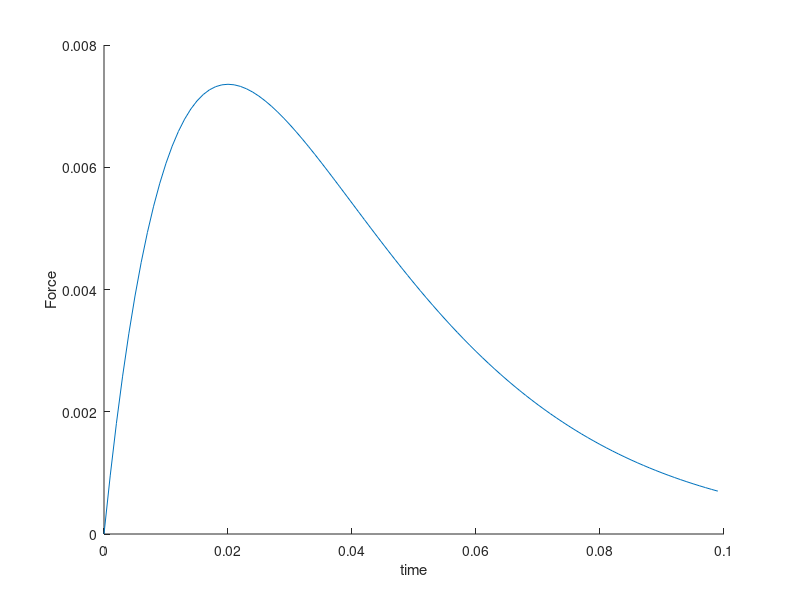

Source code (MATLAB):
% function SRMForce
clf; clear all;

% dt = 0.02; % 20ms, tau = 1, Fmax = 0.3679, period = 9.18sec 460steps (300-400 ok)
dt = 0.001; % 1ms, tau = 1, Fmax = 0.36788, period = 9.199sec, 9200steps
% dt = 0.001; % 1ms, tau = 0.02, Fmax = 0.0073576, period = 0.179sec, 180steps
% tau = 1; % 
% tau = 0.5; % dt = 0.02, Fmax = 0.18394, period = 4.38sec, 220steps
tau = 0.02; % dt = 0.001, Fmax = 0.0073576, period = 0.18sec, 10steps
last_steps = 100; % 460, 8000, 9200

steps = []; F = []; push = [];

tic
for step = 1:last_steps
    steps(step) = (step - 1)*dt;
    t = steps(step);
    F(step) = t*exp(-t/tau);
end

disp(['steps(end): ' num2str(steps(end)) ', F(end): ' num2str(F(end)) ', max(F): ' num2str(max(F))]);

hold on;
plot(steps,F);
ylabel('Force');
xlabel('time');
hold off;

toc